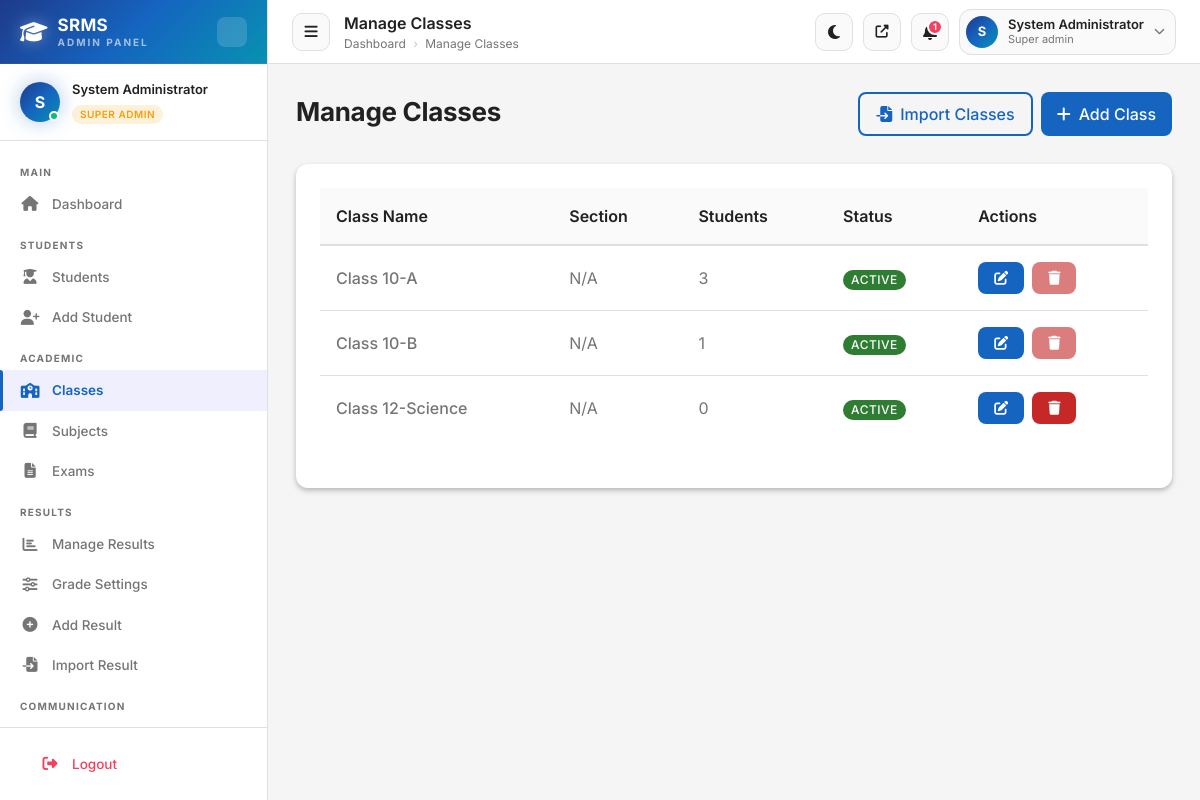
/admin/classes.php (signed in), run on the app's committed database.
### tables this page shows
CREATE TABLE `classes` (
  `id` int(11) NOT NULL AUTO_INCREMENT,
  `name` varchar(50) NOT NULL,
  `section` varchar(10) DEFAULT NULL,
  `description` text DEFAULT NULL,
  `academic_year` varchar(20) DEFAULT NULL,
  `status` enum('active','inactive') DEFAULT 'active',
  `created_at` timestamp NOT NULL DEFAULT current_timestamp(),
  `updated_at` timestamp NOT NULL DEFAULT current_timestamp() ON UPDATE current_timestamp(),
  PRIMARY KEY (`id`),
  UNIQUE KEY `name` (`name`),
  KEY `idx_status` (`status`),
  KEY `idx_academic_year` (`academic_year`)
);

### includes/auth.php (called while the page is built, shortened)
<?php
function isAdminLoggedIn() {
    return isset($_SESSION['admin_id']) && !empty($_SESSION['admin_id']);
}
function getCurrentAdmin($conn) {
    $sql = "SELECT * FROM admin_users WHERE id = ? AND status = 'active'";
    return getRow($conn, $sql, [$_SESSION['admin_id']]);
}
function canPerformAction($action, $resource) {
    $role = $_SESSION['admin_role'] ?? '';
    if ($role === 'super_admin') {
        return true;
    }
    $permissions = [
        'admin' => [
            'students' => ['create', 'read', 'update', 'delete'],
            'classes' => ['create', 'read', 'update', 'delete'],
            'subjects' => ['create', 'read', 'update', 'delete'],
            'exams' => ['create', 'read', 'update', 'delete'],
            'results' => ['create', 'read', 'update', 'delete'],
            'notices' => ['create', 'read', 'update', 'delete'],
            'faqs' => ['create', 'read', 'update', 'delete'],
            'tickets' => ['read', 'update'],
            'settings' => ['read'],
        ],
        'teacher' => [
            'students' => ['read'],
            'classes' => ['read'],
            'subjects' => ['read'],
            'exams' => ['read'],
            'results' => ['create', 'read', 'update'],
            'notices' => ['read'],
            'faqs' => ['read'],
            'tickets' => ['create', 'read'],
            'settings' => [],
        ],
    ];
    return in_array($action, $permissions[$role][$resource]);
}

### includes/security.php (called while the page is built, shortened)
<?php
function escape($string) {
    return htmlspecialchars($string ?? '', ENT_QUOTES, 'UTF-8');
}
function prepareAndExecute($conn, $sql, $params = [], $types = '') {
    try {
        $stmt = $conn->prepare($sql);
        if (!empty($params)) {
            if (empty($types)) {
                $types = str_repeat('s', count($params));
            }
            $stmt->bind_param($types, ...$params);
        }
        if (!$stmt->execute()) {
            error_log("SQL Execute Error: " . $stmt->error);
            return false;
        }
        return $stmt;
    } catch (mysqli_sql_exception $e) {
        error_log("MySQLi Exception: " . $e->getMessage());
        return false;
    } catch (Exception $e) {
        error_log("SQL General Error: " . $e->getMessage());
        return false;
    }
}

### includes/functions.php (called while the page is built, shortened)
<?php
function getRow($conn, $sql, $params = [], $types = '') {
    $stmt = prepareAndExecute($conn, $sql, $params, $types);
    $result = $stmt->get_result();
    $row = $result->fetch_assoc();
    return $row;
}
function getRows($conn, $sql, $params = [], $types = '') {
    $stmt = prepareAndExecute($conn, $sql, $params, $types);
    $result = $stmt->get_result();
    $rows = [];
    while ($row = $result->fetch_assoc()) {
        $rows[] = $row;
    }
    return $rows;
}
function getValue($conn, $sql, $params = [], $types = '') {
    $row = getRow($conn, $sql, $params, $types);
    return $row ? reset($row) : null;
}

### admin/classes.php (the view, shortened to what this page needs)
<?php
$page_title = 'Manage Classes';
require_once '../includes/auth.php';
require_once 'header.php';
$classes = getRows($conn, "SELECT id, name as class_name, section, status FROM classes WHERE status != 'deleted' ORDER BY name");
?>
<div class="page-header">
    <div class="flex justify-between items-center">
        <h1 class="page-title">Manage Classes</h1>
        <?php if (canPerformAction('create', 'classes')): ?>
        <div class="flex gap-sm">
            <a href="import-classes.php" class="btn btn-outlined">
                <i class="fas fa-file-import"></i> Import Classes
            </a>
            <button onclick="showAddModal()" class="btn btn-primary">
                <i class="fas fa-plus"></i> Add Class
            </button>
        </div>
        <?php endif; ?>
    </div>
</div>
<div class="card">
    <div class="table-responsive">
        <table class="table">
            <thead>
                <tr>
                    <th>Class Name</th>
                    <th>Section</th>
                    <th>Students</th>
                    <th>Status</th>
                    <th>Actions</th>
                </tr>
            </thead>
            <tbody>
                <?php foreach ($classes as $class):
                    $count_sql = "SELECT COUNT(*) FROM students WHERE class_id = ?";
                    $student_count = getValue($conn, $count_sql, [$class['id']]);
                ?>
                <tr>
                    <td class="font-medium"><?php echo escape($class['class_name']); ?></td>
                    <td><?php echo escape($class['section'] ?? 'N/A'); ?></td>
                    <td><?php echo $student_count; ?></td>
                    <td>
                        <span class="badge badge-<?php echo $class['status'] === 'active' ? 'success' : 'secondary'; ?>">
                            <?php echo ucfirst($class['status']); ?>
                        </span>
                    </td>
                    <td>
                        <div class="flex gap-sm">
                            <?php if (canPerformAction('update', 'classes')): ?>
                            <button onclick='editClass(<?php echo htmlspecialchars(json_encode($class), ENT_QUOTES); ?>)' class="btn btn-sm btn-primary">
                                <i class="fas fa-edit"></i>
                            </button>
                            <?php endif; ?>
                            <?php if (canPerformAction('delete', 'classes')): ?>
                                <?php if ($student_count == 0): ?>
                                <button onclick="confirmDelete(<?php echo $class['id']; ?>, '<?php echo escape($class['class_name']); ?>')" class="btn btn-sm btn-error" title="Delete">
                                    <i class="fas fa-trash"></i>
                                </button>
                                <?php else: ?>
                                <button disabled class="btn btn-sm btn-error" title="Cannot delete: Class has <?php echo $student_count; ?> active students">
                                    <i class="fas fa-trash"></i>
                                </button>
                                <?php endif; ?>
                            <?php endif; ?>
                        </div>
                    </td>
                </tr>
                <?php endforeach; ?>
            </tbody>
        </table>
    </div>
</div>
<?php
require_once 'footer.php';
?>

### admin/header.php (shortened to what this page needs)
<?php
require_once __DIR__ . '/../includes/auth.php';
$current_admin = getCurrentAdmin($conn);
$open_tickets = 0;
$unpublished_notices = 0;
try { $open_tickets = (int)getValue($conn, "SELECT COUNT(*) FROM support_tickets WHERE status='open'"); } catch(Exception $e){}
try { $unpublished_notices = (int)getValue($conn, "SELECT COUNT(*) FROM notices WHERE is_published=0"); } catch(Exception $e){}
$notif_count = $open_tickets + $unpublished_notices;
$role_class = 'role-' . ($current_admin['role'] ?? 'viewer');
$role_label = ucfirst(str_replace('_', ' ', $current_admin['role'] ?? 'Staff'));
$current_page = basename($_SERVER['PHP_SELF']);
function navLink($href, $icon, $label, $current): string {
    $active = $current === $href ? 'active' : '';
    return sprintf(
        '<a href="%s" class="nav-link %s" data-label="%s">
            <i class="fas fa-%s nav-icon"></i>
            <span class="sidebar-label">%s</span>
         </a>',
        $href, $active, htmlspecialchars($label, ENT_QUOTES),
        $icon, htmlspecialchars($label, ENT_QUOTES)
    );
}
?>
<!DOCTYPE html>
<html lang="en" data-theme="light">
<head>
    <link rel="stylesheet" href="https://cdnjs.cloudflare.com/ajax/libs/font-awesome/6.5.1/css/all.min.css">
    <link rel="stylesheet" href="../css/variables.css">
    <link rel="stylesheet" href="../css/reset.css">
    <link rel="stylesheet" href="../css/components.css">
    <link rel="stylesheet" href="../css/layout.css">
    <link rel="stylesheet" href="../css/animations.css">
    <link rel="stylesheet" href="../css/admin-premium.css">
</head>
<body>
<div class="admin-layout" id="adminLayout">
    <aside class="admin-sidebar" id="adminSidebar">
        <div class="sidebar-header">
            <a href="dashboard.php" class="sidebar-brand">
                <i class="fas fa-graduation-cap"></i>
                <span class="sidebar-brand-text">
                    <span style="display:block;">SRMS</span>
                    <span class="sidebar-brand-sub">Admin Panel</span>
                </span>
            </a>
            <button class="sidebar-collapse-btn" id="sidebarCollapseBtn" title="Collapse sidebar">
            </button>
        </div>
        <div class="sidebar-profile">
            <div class="sidebar-profile-avatar">
                <?php echo strtoupper(substr($current_admin['full_name'], 0, 1)); ?>
            </div>
            <div class="sidebar-profile-info">
                <div class="sidebar-profile-name"><?php echo escape($current_admin['full_name']); ?></div>
                <span class="role-badge <?php echo $role_class; ?>"><?php echo $role_label; ?></span>
            </div>
        </div>
        <nav class="sidebar-nav" id="sidebarNav">
            <div class="sidebar-section-title">Main</div>
            <?php echo navLink('dashboard.php', 'home', 'Dashboard', $current_page); ?>
            <?php if (canPerformAction('read', 'students')): ?>
            <div class="sidebar-section-title">Students</div>
            <?php echo navLink('students.php',    'user-graduate', 'Students',    $current_page); ?>
            <?php if (canPerformAction('create', 'students')): ?>
            <?php echo navLink('add-student.php', 'user-plus',     'Add Student', $current_page); ?>
            <?php endif; ?>
            <?php endif; ?>
            <?php if (canPerformAction('read', 'classes')): ?>
            <div class="sidebar-section-title">Academic</div>
            <?php echo navLink('classes.php',  'school',   'Classes',  $current_page); ?>
            <?php echo navLink('subjects.php', 'book',     'Subjects', $current_page); ?>
            <?php echo navLink('exams.php',    'file-alt', 'Exams',    $current_page); ?>
            <?php endif; ?>
            <?php if (canPerformAction('read', 'results')): ?>
            <div class="sidebar-section-title">Results</div>
            <?php echo navLink('results.php',    'chart-bar',    'Manage Results', $current_page); ?>
            <?php echo navLink('grade-settings.php', 'sliders-h', 'Grade Settings', $current_page); ?>
            <?php if (canPerformAction('create', 'results')): ?>
            <?php echo navLink('add-result.php', 'plus-circle', 'Add Result',     $current_page); ?>
            <?php echo navLink('import-results.php', 'file-import', 'Import Result', $current_page); ?>
            <?php endif; ?>
            <?php endif; ?>
            <?php if (canPerformAction('read', 'notices')): ?>
            <div class="sidebar-section-title">Communication</div>
            <?php echo navLink('notices.php', 'bell',            'Notices',         $current_page); ?>
            <?php endif; ?>
        </nav>
        <div style="padding:16px 20px;border-top:1px solid var(--color-border);flex-shrink:0;">
            <a href="logout.php" class="nav-link" data-label="Logout" style="color:var(--premium-rose,#f43f5e);">
                <i class="fas fa-sign-out-alt nav-icon"></i>
                <span class="sidebar-label">Logout</span>
            </a>
        </div>
    </aside>
    <main class="admin-main" id="adminMain">
        <div class="admin-topbar">
            <div class="topbar-left">
                <button class="sidebar-toggle-btn" id="mobileSidebarToggle" title="Open menu">
                    <i class="fas fa-bars"></i>
                </button>
                <div>
                    <div class="topbar-page-title"><?php echo $page_title ?? 'Admin Panel'; ?></div>
                    <div class="topbar-breadcrumb">
                        <a href="dashboard.php" style="color:var(--color-text-secondary);text-decoration:none;">Dashboard</a>
                        <?php if (($page_title ?? '') !== 'Dashboard'): ?>
                        <span style="margin:0 4px;opacity:.4;">›</span>
                        <span><?php echo $page_title ?? ''; ?></span>
                        <?php endif; ?>
                    </div>
                </div>
            </div>
            <div class="topbar-right">
                <button class="theme-toggle-btn" id="themeToggle" title="Toggle dark mode">
                    <i class="fas fa-moon" id="themeIcon"></i>
                </button>
                <a href="../index.php" target="_blank" class="sidebar-toggle-btn" title="View site" style="text-decoration:none;">
                    <i class="fas fa-external-link-alt" style="font-size:13px;"></i>
                </a>
                <div style="position:relative;">
                    <button class="notif-btn" id="notifBtn" title="Notifications">
                        <?php if ($notif_count > 0): ?>
                        <span class="notif-badge"><?php echo min($notif_count, 9); ?><?php echo $notif_count > 9 ? '+' : ''; ?></span>
                        <?php endif; ?>
                    </button>
                </div>
                <div class="dropdown" id="adminChipDropdown">
                    <div class="admin-user-chip dropdown-toggle" data-dropdown-toggle>
                        <div class="admin-avatar-sm">
                            <?php echo strtoupper(substr($current_admin['full_name'], 0, 1)); ?>
                        </div>
                        <div style="line-height:1.2;">
                            <div style="font-size:13px;font-weight:600;color:var(--color-text-primary);"><?php echo escape($current_admin['full_name']); ?></div>
                            <div style="font-size:11px;color:var(--color-text-secondary);"><?php echo $role_label; ?></div>
                        </div>
                        <i class="fas fa-chevron-down" style="font-size:11px;color:var(--color-text-secondary);"></i>
                    </div>
                </div>
            </div>
        </div>
        <div class="admin-content">

### data on the page
classes: name "Class 10-A", section "N/A", student_count "3", status "ACTIVE"
classes: name "Class 10-B", section "N/A", student_count "1", status "ACTIVE"
classes: name "Class 12-Science", section "N/A", student_count "0", status "ACTIVE"

### other printed values
substr($current_admin['full_name'], 0, 1) "S"
$current_admin['full_name'] "System Administrator"
$role_label "SUPER ADMIN"
$label "Dashboard Students Add Student Classes Subjects Exams Manage Results Grade Settings Add Result Import Result"
$page_title "Manage Classes"
min($notif_count, 9) "1"
$role_label "Super admin"
